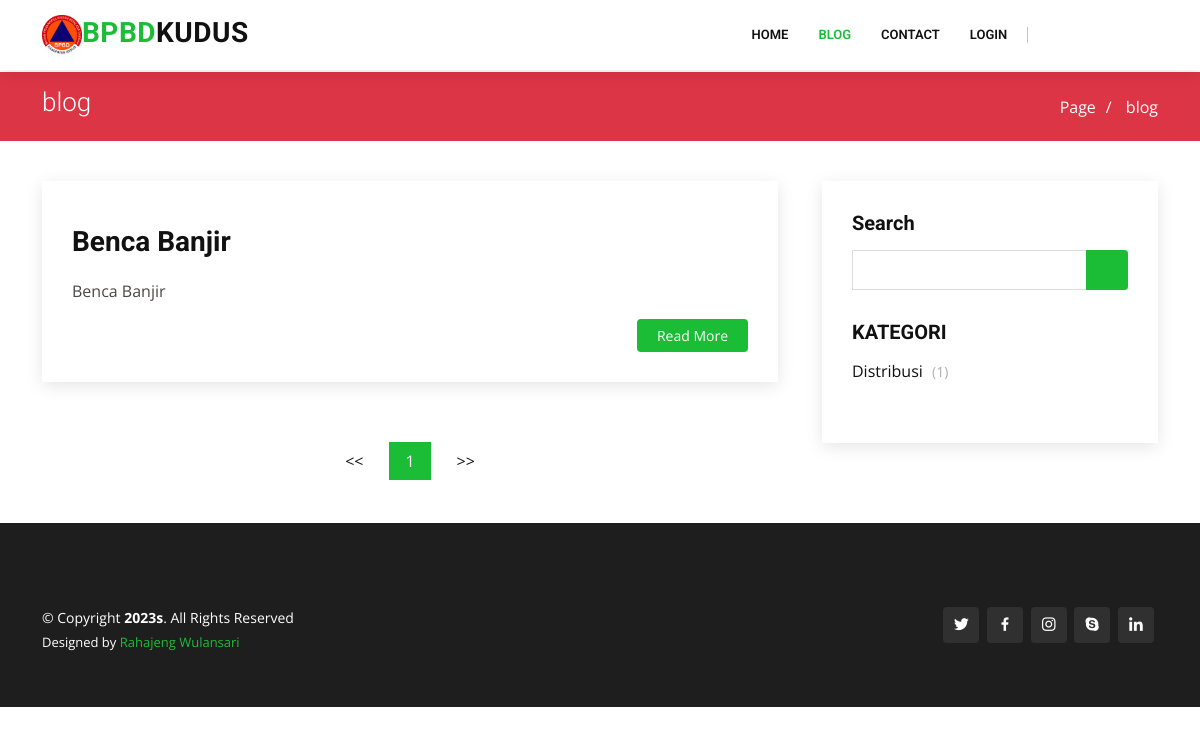
/?pages=blog, run on an earlier commit of the app's database.
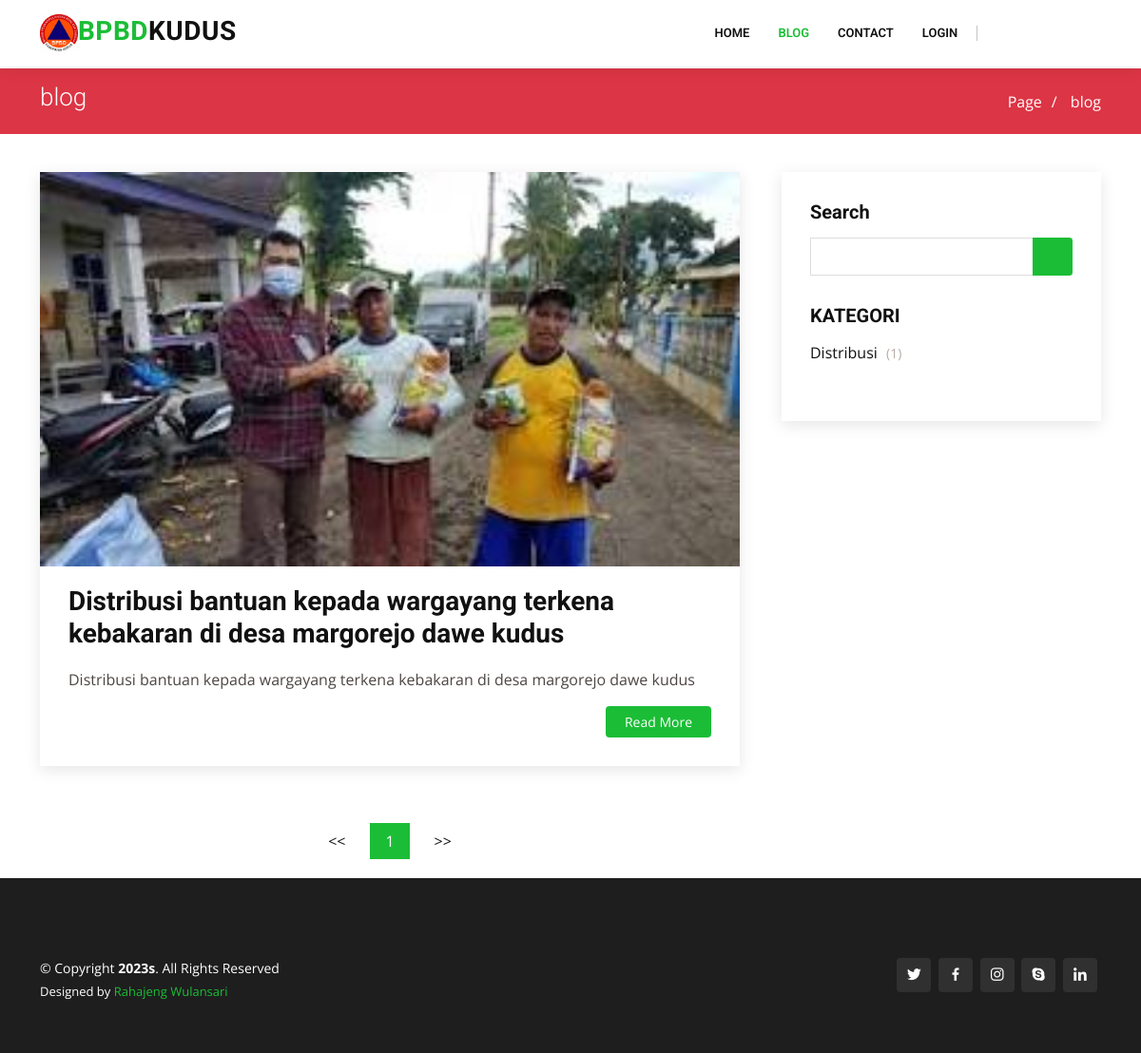
And on a later commit of the database.
### tables this page shows
CREATE TABLE `publikasi` (
  `id_publikasi` int(11) NOT NULL,
  `id_distribusi` int(11) DEFAULT NULL,
  `judul` varchar(255) DEFAULT NULL,
  `kutipan` varchar(255) DEFAULT NULL,
  `kategori` varchar(100) DEFAULT NULL,
  `isi` text DEFAULT NULL,
  `gambar` text DEFAULT NULL,
  `created_at` timestamp NULL DEFAULT NULL,
  `updated_at` timestamp NULL DEFAULT current_timestamp(),
  `tanggal_publikasi` date DEFAULT NULL
);

### config/config.php (called while the page is built, shortened)
<?php
class Config {
    public function UrlWeb(){
        $url = "http://localhost/pengaduan-bpbd";
        return $url;
    }
    public function TemplatePages($page){
        $url = $this->UrlWeb();
        include "views/pages/templates/header.php";
        include "views/pages/templates/navbar.php";
        include "views/pages/templates/breadcrumb.php";
        include $page;
        include "views/pages/templates/footer.php";
    }
}

### function.php (called while the page is built, shortened)
<?php
function Querybanyak($query){
    $mysqli = new mysqli("localhost","root","","pengaduan-bpbd");
    return $mysqli->query($query);
}
function NumRows($query){
    $koneksi = mysqli_connect("localhost","root","","pengaduan-bpbd");
    $cari = mysqli_query($koneksi, $query);
    $cek = mysqli_num_rows($cari);
    return $cek;
}

### views/pages/blog.php (the view, shortened to what this page needs)
<section id="blog" class="blog">
  <div class="container" data-aos="fade-up">
    <div class="row">
      <div class="col-lg-8 entries">
      <?php
        $sql_publikasi = "SELECT * FROM publikasi";
        $count_result = NumRows($sql_publikasi);
        $perpage = 3;
        $page = 1;
        $offset = 0;
        $prev_page = 1;
        $next_page = 1;
        $countpage = ceil($count_result / $perpage);
        if(isset($_GET['page'])){
            $page = $_GET['page'];
             if($page >= $countpage AND $page != 1){
                $prev_page = $countpage - 1;
                $next_page = $countpage;
            }elseif($page > 1 AND $page < $countpage){
                $prev_page = $page - 1;
                $next_page = $page + 1;
            }elseif($page == 1 AND $countpage > 1){
                $prev_page = 1;
                $next_page = $page + 1;
            }
            $offset = (($page - 1)  * $perpage) ;
        }else{
            $offset = 0;
        }
        $sql_result = $sql_publikasi." ORDER BY id_publikasi DESC LIMIT ".$perpage." OFFSET ".$offset."";
        $publikasis = Querybanyak($sql_result);
        foreach ($publikasis as $publikasi) {
    ?>
        <article class="entry">
          <div class="entry-img">
            <img src="<?= $url ?>/gambar/publikasi/<?= $publikasi["gambar"] ?>" alt="" style="width:100%;" class="img-fluid">
          </div>
          <h2 class="entry-title">
            <a href="blog-single.html"><?= $publikasi["judul"] ?></a>
          </h2>
          <div class="entry-content">
            <p>
              <?= $publikasi["kutipan"] ?>
            </p>
            <div class="read-more">
              <a href="<?= $url ?>/?pages=blog_post&id=<?= $publikasi['id_publikasi'] ?>">Read More</a>
            </div>
          </div>
        </article>
    <?php
    }
    ?>
        <?php if($count_result > 0){ ?>
            <div class="blog-pagination">
                <ul class="justify-content-center">
                    <li ><a href="<?= $url ?>/?pages=blog<?= isset($_GET['search']) ? "&search=".$_GET['search']."" : "" ?><?= "&page=".$prev_page."" ?>"><<</a></li>
                    <li class="active"><a href="#"><?= $page ?></a></li>
                    <li><a href="<?= $url ?>/?pages=blog<?= isset($_GET['search']) ? "&search=".$_GET['search']."" : "" ?><?= "&page=".$next_page."" ?>">>></a></li>
                </ul>
            </div>
        <?php } ?>
      </div>
      <div class="col-lg-4">
        <div class="sidebar">
          <h3 class="sidebar-title">Search</h3>
          <div class="sidebar-item search-form">
            <form action="" method="GET">
              <input type="text" name="search">
              <button type="submit"><i class="bi bi-search"></i></button>
            </form>
          </div>
          <h3 class="sidebar-title">KATEGORI</h3>
          <div class="sidebar-item categories">
            <ul>
            <?php
                $new_publikasis = Querybanyak("SELECT * FROM publikasi GROUP BY kategori ORDER BY id_publikasi DESC");
                foreach ($new_publikasis as $publikasi) {
            ?>
                <li><a href="#"><?= $publikasi["kategori"] ?>
                <?php $num_kategori = NumRows("SELECT * FROM publikasi WHERE kategori = '".$publikasi['kategori']."'"); ?>
                <span>(<?= $num_kategori ?>)</span></a></li>
            <?php
                }
            ?>
            </ul>
          </div>
      </div>
    </div>
  </div>
</section>

What changed in the data, as far as the page shows it:
removed publikasi: judul "Benca Banjir", kutipan "Benca Banjir", kategori "Distribusi", num_kategori "1"
added publikasi: gambar (picture), judul "Distribusi bantuan kepada wargayang terkena kebakaran di desa margorejo dawe kudus", kutipan "Distribusi bantuan kepada wargayang terkena kebakaran di desa margorejo dawe kudus", kategori "Distribusi", num_kategori "1"
